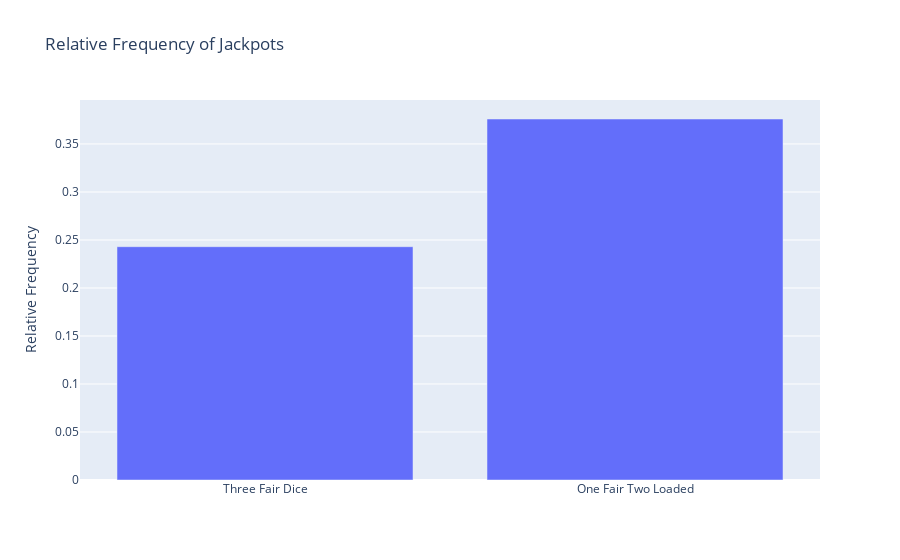

The cell this chart's notebook holds for it:
### Code cell
data = [go.Bar(x=['Three Fair Dice', 'One Fair Two Loaded'], y=[jackpots_freq_this, jackpots_freq_that])]

layout = go.Layout(title='Relative Frequency of Jackpots', yaxis=dict(title='Relative Frequency'))

fig = go.Figure(data=data, layout=layout)

fig.show()

### Figure 1 — Plotly figure (JSON) as saved in the notebook; plotly's stock layout.template omitted (floating-point values rounded to 4 significant figures)
{"data": [{"type": "bar", "x": ["Three Fair Dice", "One Fair Two Loaded"], "y": [0.243, 0.376]}], "layout": {"title": {"text": "Relative Frequency of Jackpots"}, "yaxis": {"title": {"text": "Relative Frequency"}}}}
